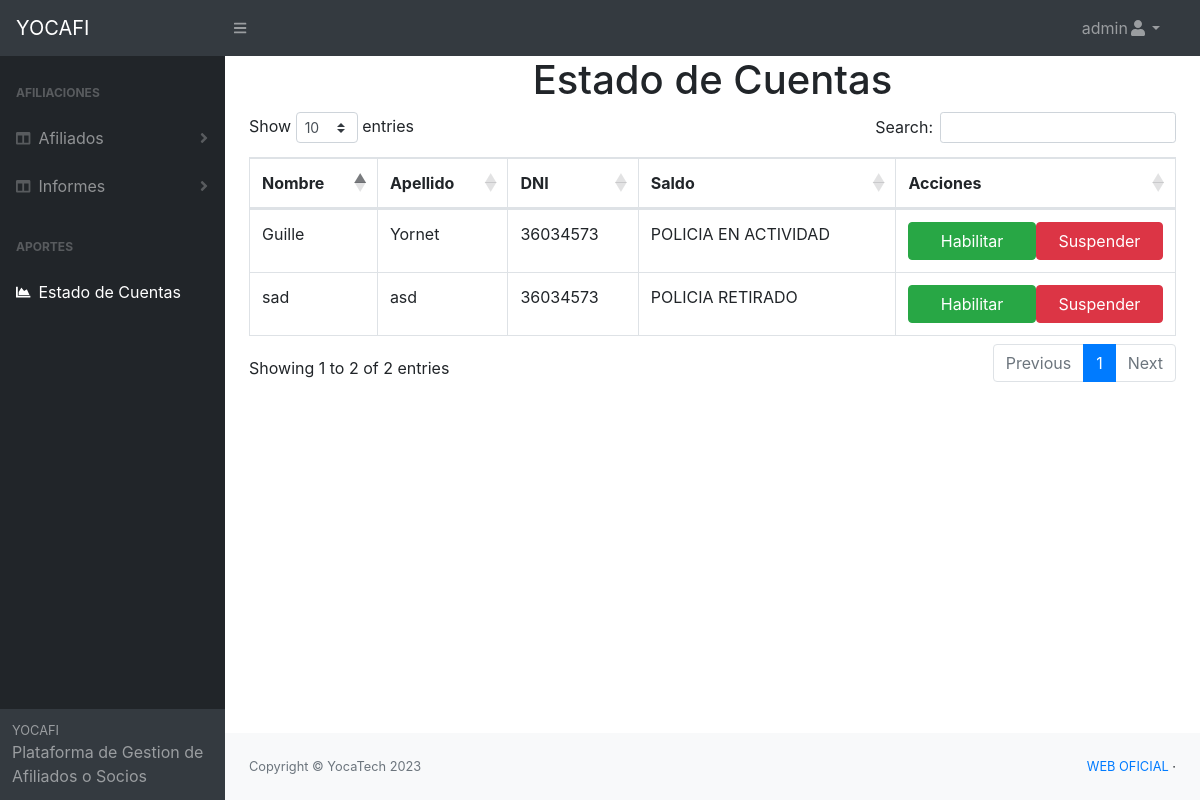
The app's page /pages/estados_cuentas.php (signed in), older data.
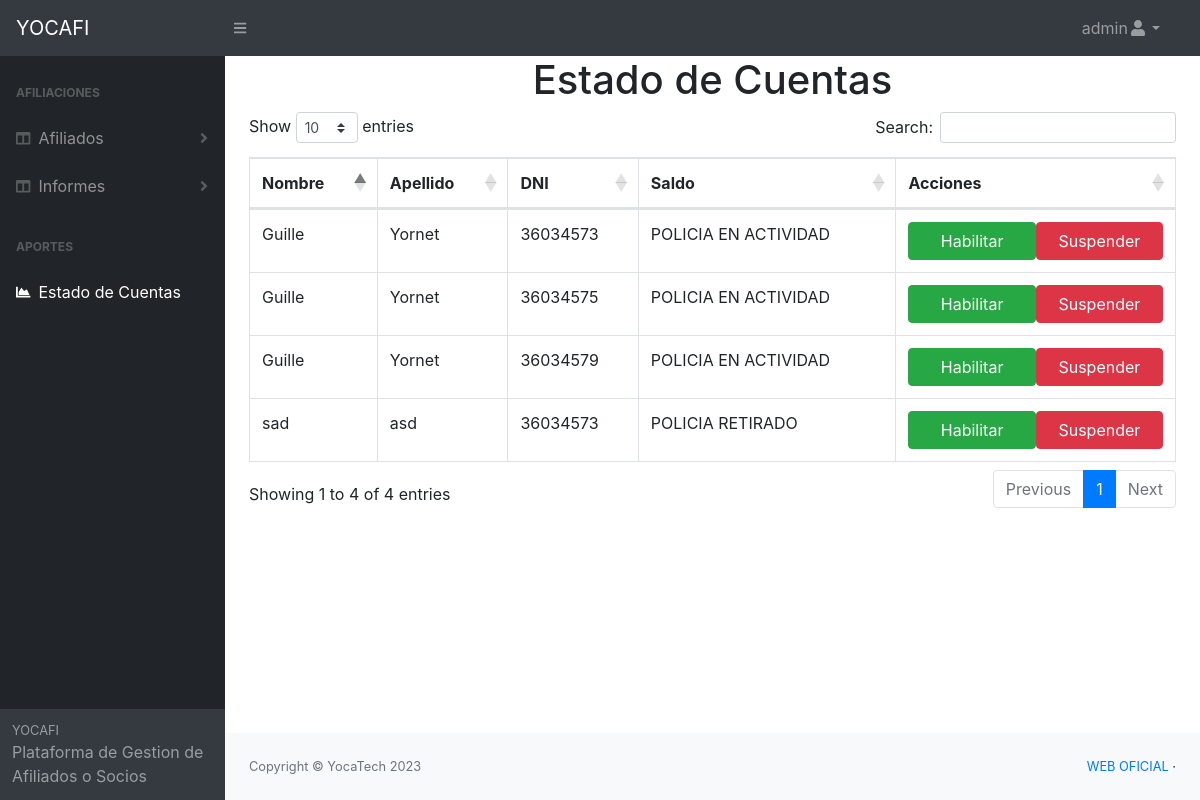
The same page, newer data.
### tables this page shows
CREATE TABLE `afiliado_titular` (
  `id` int(11) NOT NULL,
  `nombre` text NOT NULL,
  `apellido` text NOT NULL,
  `dni` text NOT NULL,
  `fecha_nacimiento` date NOT NULL,
  `domicilio` text NOT NULL,
  `telefono` text NOT NULL,
  `email` text DEFAULT NULL,
  `departamento` text NOT NULL,
  `estado_civil` text NOT NULL,
  `genero` text NOT NULL,
  `tipo_socio` text NOT NULL,
  `padron` text NOT NULL,
  `sector_laboral` text NOT NULL,
  `fecha_carga` date NOT NULL DEFAULT current_timestamp(),
  `hora_carga` time NOT NULL DEFAULT current_timestamp(),
  `usuario_carga` text NOT NULL,
  `estado` text NOT NULL,
  `observacion` text DEFAULT NULL,
  `fecha_estado` date DEFAULT NULL,
  `hora_estado` time DEFAULT NULL,
  `fecha_baja` date DEFAULT NULL,
  `hora_baja` time DEFAULT NULL
);

### pages/estados_cuentas.php (the view, shortened to what this page needs)
<?php
    require 'conexion.php';
    $hoy=date('d-m-Y');
    $sql = "SELECT * FROM afiliado_titular";
    $resultado = $mysqli->query($sql);
?>
<?php
    include "header.php";
?>
    <body class="sb-nav-fixed">
    <?php
    include "nav_principal.php";
    ?>
        <div id="layoutSidenav">
           <?php
           include "inc_nav.php";
           ?>
            <div id="layoutSidenav_content">
                <main>
                    <h1 class="text-center">Estado de Cuentas</h1>
    <div class="container">
       <div class="row">
           <div class="col-lg-12">
            <table id="example" class="table table-bordered  display nowrap" cellspacing="0" width="100%">
                <thead>
                    <tr>
                        <th>Nombre</th>
                        <th>Apellido</th>
                        <th>DNI</th>
                        <th>Saldo</th>
                        <th>Acciones</th>
                    </tr>
                </thead>
                <tbody>
                   <?php while ($row = $resultado->fetch_assoc()) { ?>
                    <tr>
                        <td><?php echo $row['nombre']; ?></td>
                        <td><?php echo $row['apellido']; ?></td>
                        <td><?php echo $row['dni']; ?></td>
                        <td><?php echo $row['tipo_socio']; ?></td>
                        <?php
                         if ($row['estado']==1) {?>
                             <td style='background-color:#D4F7D4'><span class="badge badge-success badge-pill col-6"> Habilitado</span><a href="dar_habilitacion.php?id=<?php echo $row['id']; ?>&nombre=<?php echo $row['nombre']; ?>&apellido=<?php echo $row['apellido']; ?>&fecha=<?php echo $hoy; ?>&estado=<?php echo 'Suspendido'; ?>"class='btn btn-danger col-6'>Suspender</a></td>
                        <?php
                         } else {
                        ?>
                           <td> <a href="dar_habilitacion.php?id=<?php echo $row['id']; ?>&nombre=<?php echo $row['nombre']; ?>&apellido=<?php echo $row['apellido']; ?>&dni=<?php echo $row['dni']; ?>&telefono=<?php echo $row['telefono']; ?>&fecha=<?php echo $hoy; ?>&estado=<?php echo 'Habilitado'; ?>" class='btn btn-success col-6'>Habilitar</a><a href="dar_habilitacion.php?id=<?php echo $row['id']; ?>&nombre=<?php echo $row['nombre']; ?>&apellido=<?php echo $row['apellido']; ?>&dni=<?php echo $row['dni']; ?>&telefono=<?php echo $row['telefono']; ?>&fecha=<?php echo $hoy; ?>&estado=<?php echo 'Suspendido'; ?>"class='btn btn-danger col-6'>Suspender</a></td>
                        <?php } ?>
                    </tr>
                    <?php } ?>
                </tbody>
            </table>
           </div>
       </div>
    </div>
                </main>
                <?php
                    include "footer.php";
                ?>
            </div>
        </div>
    </body>
</html>

Row changes from the older to the newer data that the page shows:
added afiliado_titular: nombre "Guille", apellido "Yornet", dni "36034575", tipo_socio "POLICIA EN ACTIVIDAD"
added afiliado_titular: nombre "Guille", apellido "Yornet", dni "36034579", tipo_socio "POLICIA EN ACTIVIDAD"
Text that changed along with them:
text written by a page script: "Show entries Search: Showing 1 to 2 of 2 entries Previous 1 Next" → "Show entries Search: Showing 1 to 4 of 4 entries Previous 1 Next"
